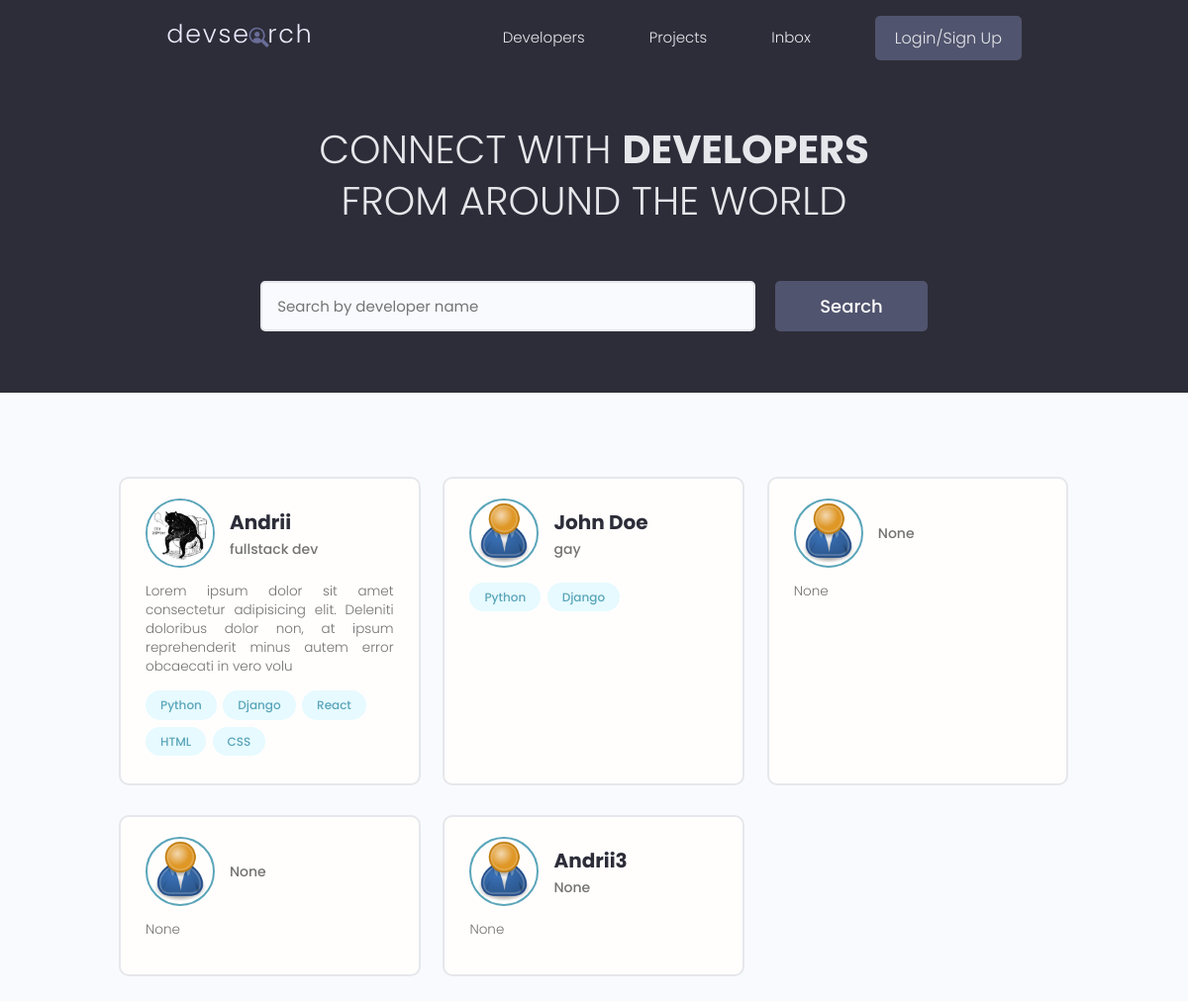
The app's page /, older data.
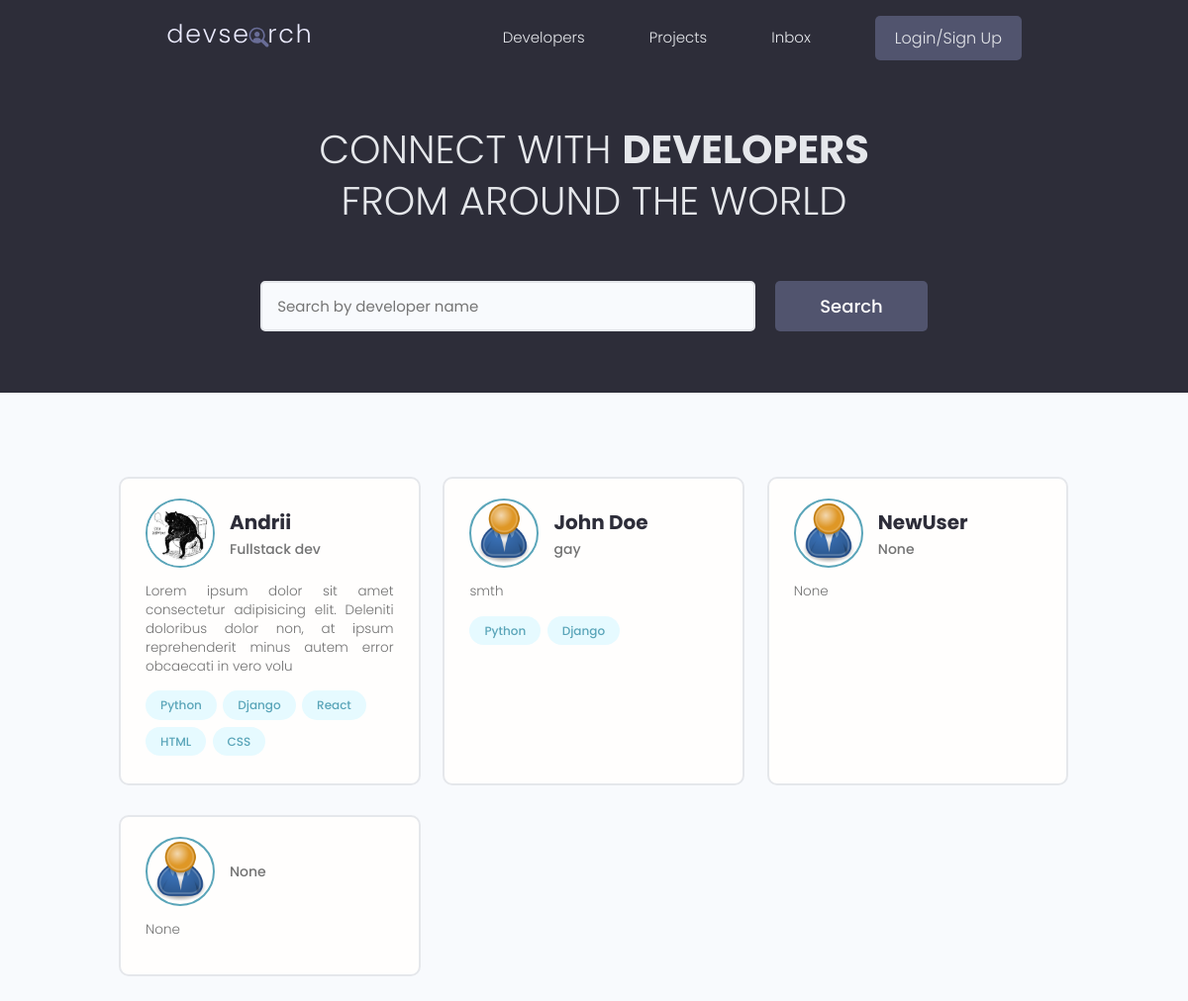
The same page, newer data.
### users/models.py (models this page shows, shortened)
class Profile(models.Model):
    user = models.OneToOneField(User, on_delete=models.CASCADE, null=True, blank=True)
    name = models.CharField(max_length=200, blank=True, null=True)
    email = models.EmailField(max_length=500, blank=True, null=True)
    username = models.CharField(max_length=200, blank=True, null=True)
    location = models.CharField(max_length=200, blank=True, null=True)
    short_intro = models.CharField(max_length=200, blank=True, null=True)
    bio = models.TextField(blank=True, null=True)
    profile_image = models.ImageField(null=True, blank=True, upload_to='profiles/', default="profiles/user-default.png")
    social_github = models.CharField(max_length=200, blank=True, null=True)
    social_twitter = models.CharField(max_length=200, blank=True, null=True)
    social_linkedin = models.CharField(max_length=200, blank=True, null=True)
    social_youtube = models.CharField(max_length=200, blank=True, null=True)
    social_website = models.CharField(max_length=200, blank=True, null=True)
    created=models.DateTimeField(auto_now_add=True)
    id = models.UUIDField(default=uuid.uuid4,unique=True,primary_key=True,editable=False)

class Skill(models.Model):
    owner=models.ForeignKey(Profile, on_delete=models.CASCADE, null=True, blank=True)
    name=models.CharField(max_length=200, blank=True, null=True)
    description=models.TextField(null=True, blank=True)
    created=models.DateTimeField(auto_now_add=True)
    id = models.UUIDField(default=uuid.uuid4,unique=True,primary_key=True,editable=False)
    def __str__(self):
        return self.name

### users/views.py (the view)
# urls.py: path('',views.profiles,name='profiles'),
def profiles(request):
    profiles=Profile.objects.all()
    context={'profiles':profiles}
    return render(request, 'users/profiles.html',context)

### users/templates/users/profiles.html (shortened to what this page needs)
{% extends 'main.html' %}
{% block content %}
 <main class="home">
    <section class="hero-section text-center">
      <div class="container container--narrow">
        <div class="hero-section__box">
          <h2>CONNECT WITH <span>DEVELOPERS</span></h2>
          <h2>FROM AROUND THE WORLD</h2>
        </div>
        <div class="hero-section__search">
          <form class="form" action="#" method="get">
            <div class="form__field">
              <input class="input input--text" id="formInput#search" type="text" name="text"
                placeholder="Search by developer name" />
            </div>
            <input class="btn btn--sub btn--lg" type="submit" value="Search" />
          </form>
        </div>
      </div>
    </section>
    <section class="devlist">
      <div class="container">
        <div class="grid grid--three">
        {% for profile in profiles %}
          <div class="column card">
            <div class="dev">
              <a href="{% url 'user-profile' profile.id %}" class="card__body">
                <div class="dev__profile">
                  <img class="avatar avatar--md" src="{{ profile.profile_image.url }}" alt="image" />
                  <div class="dev__meta">
                    <h3>{{ profile.name }}</h3>
                    <h5>{{ profile.short_intro|slice:"60" }}</h5>
                  </div>
                </div>
                <p class="dev__info">
                  {{ profile.bio|slice:"150" }}
                </p>
                <div class="dev__skills">
                    {% for skill in profile.skill_set.all|slice:"5" %}
                  <span class="tag tag--pill tag--main">
                    <small>{{skill}}</small>
                  </span>
                  {% endfor %}
                </div>
              </a>
            </div>
          </div>
         {% endfor %}
        </div>
      </div>
    </section>
  </main>
{% endblock %}

### templates/main.html (shortened to what this page needs)
{% load static %}
<!DOCTYPE html>
<html lang="en">
<head>
  <link rel="stylesheet" href="https://unpkg.com/iconmonstr-iconic-font@1.3.0/css/iconmonstr-iconic-font.min.css">
  <link rel="stylesheet" href="{% static 'uikit/styles/uikit.css' %}"/>
  <link rel="stylesheet" href="{% static 'styles/app.css' %}" />
</head>
<body>
    {% include 'navbar.html' %}
    {% block content %}
    {% endblock %}
</body>
</html>

### templates/navbar.html (shortened to what this page needs)
{% load static %}
<header class="header">
    <div class="container container--narrow">
      <a href="{% url 'profiles' %}" class="header__logo">
        <img src="{% static 'images/logo.svg' %}" alt="DevSearch Logo" />
      </a>
      <nav class="header__nav">
        <ul class="header__menu">
          <li class="header__menuItem"><a href="{% url 'profiles' %}">Developers</a></li>
          <li class="header__menuItem"><a href="{% url 'projects' %}">Projects</a></li>
          <li class="header__menuItem"><a href="">Inbox</a></li>
          {% if request.user.is_authenticated %}
          <li class="header__menuItem"><a href="{% url 'account' %}">Account</a></li>
          <li class="header__menuItem"><a href="{% url 'logout' %}" class="btn btn--sub">Logout</a></li>
          {% else %}
          <li class="header__menuItem"><a href="{% url 'login' %}" class="btn btn--sub">Login/Sign Up</a></li>
          {% endif %}
        </ul>
      </nav>
    </div>
  </header>

### static/styles/app.css (style rules this page uses)
:root { --color-sub: #2d2d39; }
.btn--sub { background-color: var(--color-sub-light); }
.card { border: 2px solid var(--color-light); }
img { width: 100%; }
.header { position: sticky; z-index: 111; background-color: var(--color-sub); padding: 1.5rem 0; }
.header > .container { display: flex; justify-content: space-between; align-items: center; }
.header__logo > img { height: 3.8rem; }
.header__nav > ul { display: inline-flex; align-items: center; list-style: none; gap: 6.5rem; }
.header__menuItem > a { color: var(--color-light); font-weight: 300; }
.hero-section { height: 40vh; display: flex; align-items: center; background-color: var(--color-sub); }
.hero-section__box { margin-bottom: 4rem; }
.hero-section__box > h2, .hero-section__box > h2 > span { font-size: 4rem; color: var(--color-light); line-height: 1.3; text-transform: uppercase; }
.hero-section__box > h2 { font-weight: 300; }
.hero-section__box > h2 > span { font-weight: 700; }
.hero-section__search > .form { display: flex; align-items: center; justify-content: center; gap: 2rem; }
.hero-section__search > .form input.input--text { width: 50rem; }
.devlist { margin-top: 8rem; }
.devlist .grid { align-items: stretch; }
.devlist .dev .dev__profile { display: flex; align-items: center; gap: 1.5rem; }
.devlist .dev .dev__meta h3 { color: var(--color-sub); font-size: 2rem; font-weight: 700; }
.devlist .dev .dev__meta h5 { color: var(--color-text); font-size: 1.4rem; font-weight: 500; }
.devlist .dev .dev__info { margin: 1.5rem 0; font-size: 1.35rem; line-height: 1.4; text-align: justify; }

### static/uikit/styles/modules/_variables.css (style rules this page uses)
:root { --color-main: #5aa5b9; --color-main-light: #e6faff; --color-sub: #3f4156; --color-sub-light: #51546e; --color-sub-lighter: #ededfd; --color-text: #737373; --color-gray: #8b8b8b; --color-light: #e5e7eb; --color-light-gray: #767676; --color-bg: #f8fafd; --color-white: #fffefd; --color-white-light: #f3f3f3; --color-success: #359e64; --color-success-bg: #def8e8; --color-error: #fc4b0b; --color-error-bg: #fff2ee; --font-base: 'Poppins', arial, helvetica, 'Segoe UI', roboto, ubuntu, sans-serif; --font-monospace: 'Fira Code', 'Courier New', courier, monospace; --font-regular: 300; --font-medium: 500; --font-bold: 700; --generic-shadow: 1px 1px 5px #00000010; --generic-transition: all 0.3s ease-in-out; }

### static/uikit/styles/modules/_base.css (style rules this page uses)
* { margin: 0; padding: 0; box-sizing: border-box; text-rendering: optimizeLegibility; color: inherit; font-size: inherit; }
html { font-size: 50%; }
@media only screen and (min-width: 480px) { html { font-size: 56.25%; } }
@media only screen and (min-width: 1200px) { html { font-size: 62.5%; } }
body { line-height: 1.6; font-weight: 400; font-size: 1.5rem; color: var(--color-text); background-color: var(--color-bg); min-height: 100vh; }

### static/uikit/styles/modules/_typography.css (style rules this page uses)
* { font-family: var(--font-base); }
h2 { font-size: 3.6rem; font-weight: var(--font-bold); }
h3 { font-size: 3.2rem; font-weight: var(--font-medium); }
h5 { font-size: 2.4rem; font-weight: var(--font-medium); }
h5, h6 { font-weight: var(--font-regular); }
p, span, strong { font-size: 1.6rem; color: var(--color-text); font-weight: var(--font-regular); }
a { padding-bottom: 2px; text-decoration: none; display: inline-block; color: var(--color-main); font-weight: var(--font-medium); }

### static/uikit/styles/modules/_utilities.css (style rules this page uses)
.container { width: 92%; max-width: 165rem; margin: 0 auto; box-sizing: border-box; }
.container--narrow { width: 92%; max-width: 120rem; }
@media screen and (min-width: 1000px) { .container { width: 90%; } }
@media screen and (min-width: 1000px) { .container--narrow { width: 85%; } }
@media screen and (min-width: 1200px) { .container { width: 80%; } }
@media screen and (min-width: 1200px) { .container--narrow { width: 72%; } }
.text-center { text-align: center; }

### static/uikit/styles/modules/_avatar.css (style rules this page uses)
.avatar { border-radius: 50%; border: 2px solid var(--color-main); object-fit: cover; }
.avatar--md { height: 7rem; width: 7rem; }

### static/uikit/styles/modules/_button.css (style rules this page uses)
.btn { display: inline-block; position: relative; cursor: pointer; background-color: var(--color-light); font-weight: var(--font-medium); color: var(--color-sub); text-decoration: none; padding: 1rem 2rem; border-radius: 0.5rem; border: none; width: -webkit-fit-content; width: -moz-fit-content; width: fit-content; height: -webkit-fit-content; height: -moz-fit-content; height: fit-content; font-size: 1.6rem; outline-width: 0; outline-color: transparent; -webkit-backface-visibility: hidden; backface-visibility: hidden; transition: all 0.3s ease-in-out; }
.btn--sub { background-color: var(--color-sub); color: var(--color-white); }
.btn--lg { font-size: 1.8rem; padding: 1.2rem 4.5rem; }

Row changes from the older to the newer data that the page shows:
removed Profile: profile_image (placeholder picture), short_intro "None", bio "None"
removed Profile: profile_image (placeholder picture), name "Andrii3", short_intro "None", bio "None"
changed Profile "Andrii": short_intro "fullstack dev" → "Fullstack dev"
changed Profile "John Doe": bio (not shown) → "smth"
added Profile: profile_image (placeholder picture), name "NewUser", short_intro "None", bio "None"
